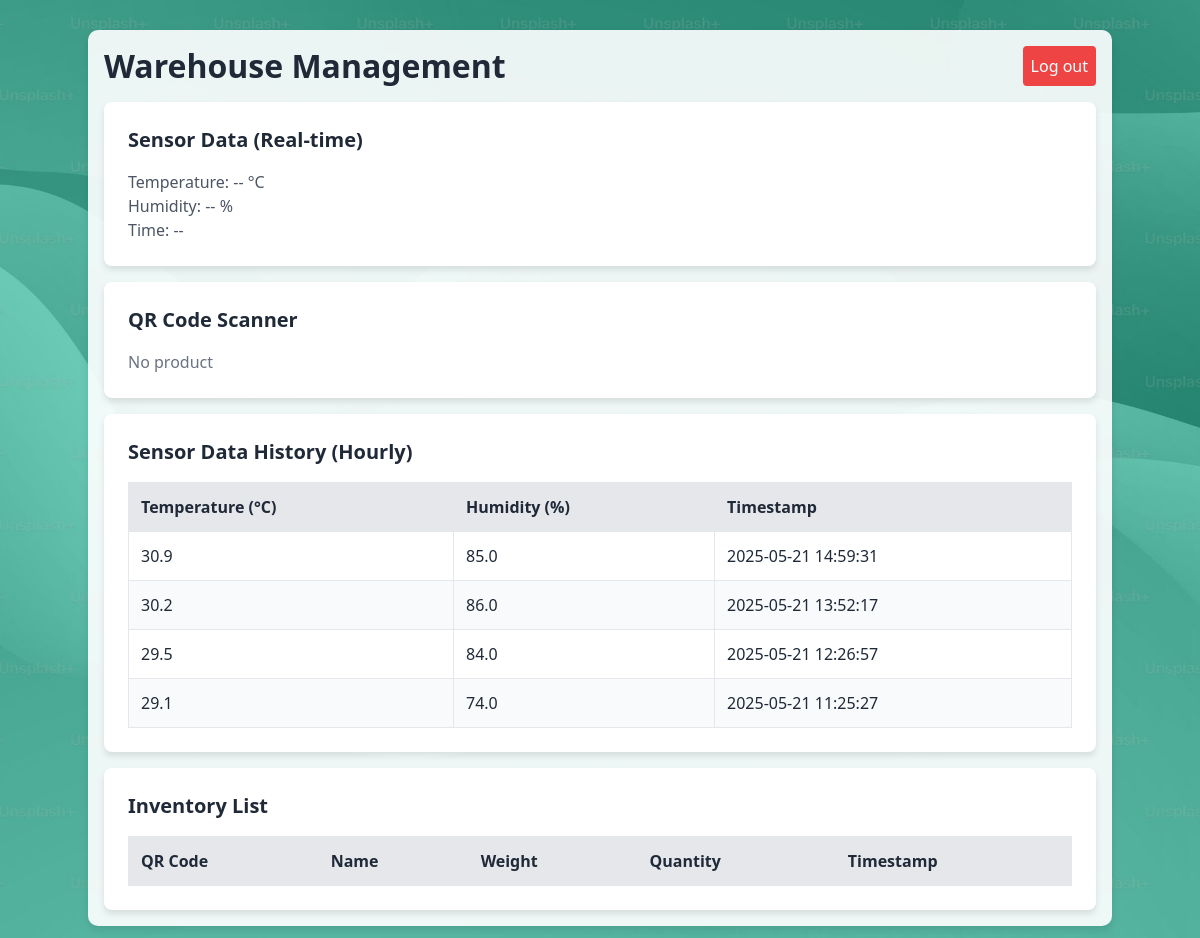
Page / (signed in) on the committed database.
### tables this page shows
CREATE TABLE sensor_data 
                 (id INTEGER PRIMARY KEY, temperature REAL, humidity REAL, weight REAL, 
                  timestamp TEXT);

### flask-template/app.py (the view)
    def wrap(*args, **kwargs):
        if not session.get('flag'):
            flash("Please log in to access this page.")
            return redirect(url_for('login'))
        return f(*args, **kwargs)

### flask-template/app.py (called while the page is built)
def get_db_connection():
    if not hasattr(g, 'sqlite_db'):
        g.sqlite_db = sqlite3.connect('warehouse.db', check_same_thread=False)
        g.sqlite_db.row_factory = sqlite3.Row
    return g.sqlite_db

def login_required(f):
    def wrap(*args, **kwargs):
        if not session.get('flag'):
            flash("Please log in to access this page.")
            return redirect(url_for('login'))
        return f(*args, **kwargs)
    wrap.__name__ = f.__name__
    return wrap

@app.route('/')
@login_required
def index():
    conn = get_db_connection()
    c = conn.cursor()
    c.execute('''SELECT * FROM sensor_data
                 WHERE timestamp >= datetime('now', '-24 hours')
                 ORDER BY timestamp DESC''')
    all_data = c.fetchall()
    sensor_data = []
    last_time = None
    for row in all_data:
        current_time = datetime.strptime(row['timestamp'], '%Y-%m-%d %H:%M:%S')
        if last_time is None or (last_time - current_time).total_seconds() >= 3600:
            sensor_data.append(row)
            last_time = current_time
        if len(sensor_data) >= 10:
            break
    inventory = conn.execute('SELECT * FROM inventory ORDER BY timestamp DESC').fetchall()
    return render_template('index.html', sensor_data=sensor_data, inventory=inventory)

### flask-template/templates/index.html (shortened to what this page needs)
<!DOCTYPE html>
<html lang="en">
<head>
    <script src="https://cdn.tailwindcss.com"></script>
    <link rel="stylesheet" href="{{ url_for('static', filename='site.css') }}">
</head>
<body class="bg-gray-100">
    <div class="container mx-auto p-4">
        <div class="header flex justify-between items-center mb-4">
            <h1 class="text-2xl font-bold">Warehouse Management</h1>
            <a href="{{ url_for('logout') }}" class="bg-red-500 text-white p-2 rounded">Log out</a>
        </div>
        <div class="sensor-section mb-4">
            <h2 class="text-xl font-semibold">Sensor Data (Real-time)</h2>
            <p id="sensor-temperature">Temperature: -- °C</p>
            <p id="sensor-humidity">Humidity: -- %</p>
            <p id="sensor-timestamp">Time: --</p>
        </div>
        <div class="qr-section mb-4">
            <h2 class="text-xl font-semibold">QR Code Scanner</h2>
            <div id="no-product" class="text-gray-500">No product</div>
        </div>
        <div class="sensor-history-section mb-4">
            <h2 class="text-xl font-semibold">Sensor Data History (Hourly)</h2>
            <table class="w-full border-collapse">
                <thead>
                    <tr class="bg-gray-200">
                        <th class="border p-2">Temperature (°C)</th>
                        <th class="border p-2">Humidity (%)</th>
                        <th class="border p-2">Timestamp</th>
                    </tr>
                </thead>
                <tbody id="sensor-history-table">
                    {% for data in sensor_data %}
                    <tr>
                        <td class="border p-2">{{ data.temperature | round(1) }}</td>
                        <td class="border p-2">{{ data.humidity | round(1) }}</td>
                        <td class="border p-2">{{ data.timestamp }}</td>
                    </tr>
                    {% endfor %}
                </tbody>
            </table>
        </div>
        <div class="inventory-section">
            <h2 class="text-xl font-semibold">Inventory List</h2>
            <table class="w-full border-collapse">
                <thead>
                    <tr class="bg-gray-200">
                        <th class="border p-2">QR Code</th>
                        <th class="border p-2">Name</th>
                        <th class="border p-2">Weight</th>
                        <th class="border p-2">Quantity</th>
                        <th class="border p-2">Timestamp</th>
                    </tr>
                </thead>
            </table>
        </div>
    </div>
</body>
</html>

### flask-template/static/site.css (style rules this page uses)
body { background: url('images/background.jpg') no-repeat center center fixed; background-size: cover; font-family: 'Segoe UI', Tahoma, Geneva, Verdana, sans-serif; color: #1f2937; }
.container { max-width: 1200px; margin: 30px auto; padding: 1.5rem; background-color: rgba(255, 255, 255, 0.9); border-radius: 10px; box-shadow: 0 4px 8px rgba(0, 0, 0, 0.1); }
.header { display: flex; justify-content: space-between; align-items: center; margin-bottom: 1.5rem; }
.header h1 { font-size: 2rem; font-weight: bold; color: #1f2937; }
.sensor-section { background-color: #ffffff; padding: 1.5rem; border-radius: 0.5rem; box-shadow: 0 4px 6px rgba(0, 0, 0, 0.1); margin-bottom: 1.5rem; }
.sensor-section h2 { font-size: 1.25rem; font-weight: 600; color: #1f2937; margin-bottom: 1rem; }
.sensor-section p { font-size: 1rem; color: #4b5563; }
.qr-section { background-color: #ffffff; padding: 1.5rem; border-radius: 0.5rem; box-shadow: 0 4px 6px rgba(0, 0, 0, 0.1); margin-bottom: 1.5rem; }
.qr-section h2 { font-size: 1.25rem; font-weight: 600; color: #1f2937; margin-bottom: 1rem; }
.inventory-section { background-color: #ffffff; padding: 1.5rem; border-radius: 0.5rem; box-shadow: 0 4px 6px rgba(0, 0, 0, 0.1); }
.inventory-section h2 { font-size: 1.25rem; font-weight: 600; color: #1f2937; margin-bottom: 1rem; }
.inventory-section table { width: 100%; border-collapse: collapse; }
.inventory-section th, .inventory-section td { border: 1px solid #e5e7eb; padding: 0.75rem; text-align: left; }
.inventory-section th { background-color: #e5e7eb; font-weight: 600; color: #1f2937; }
.sensor-history-section { background-color: #ffffff; padding: 1.5rem; border-radius: 0.5rem; box-shadow: 0 4px 6px rgba(0, 0, 0, 0.1); margin-bottom: 1.5rem; }
.sensor-history-section h2 { font-size: 1.25rem; font-weight: 600; color: #1f2937; margin-bottom: 1rem; }
.sensor-history-section table { width: 100%; border-collapse: collapse; }
.sensor-history-section th, .sensor-history-section td { border: 1px solid #e5e7eb; padding: 0.75rem; text-align: left; }
.sensor-history-section th { background-color: #e5e7eb; font-weight: 600; color: #1f2937; }
.sensor-history-section tr:nth-child(even) { background-color: #f9fafb; }

### rows in the picture
sensor_data: temperature "30.9", humidity "85.0", timestamp "2025-05-21 14:59:31"
sensor_data: temperature "30.2", humidity "86.0", timestamp "2025-05-21 13:52:17"
sensor_data: temperature "29.5", humidity "84.0", timestamp "2025-05-21 12:26:57"
sensor_data: temperature "29.1", humidity "74.0", timestamp "2025-05-21 11:25:27"
